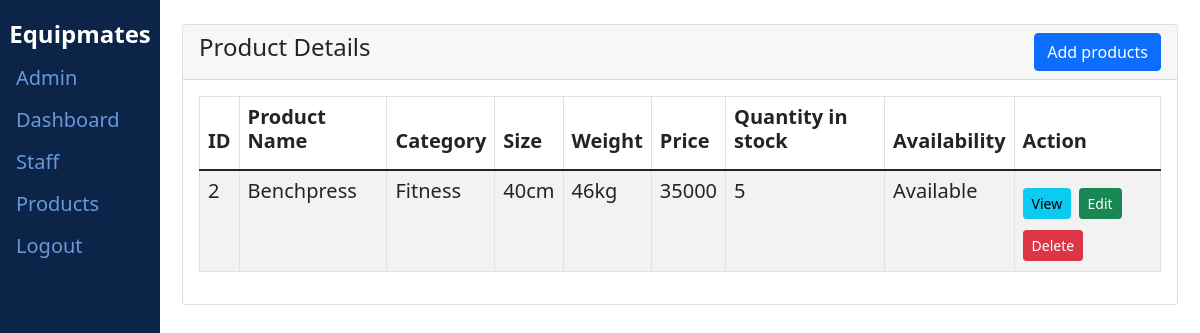
Page /admin/product-page.php on the committed database.
### tables this page shows
CREATE TABLE `product` (
  `id` int(6) NOT NULL,
  `name` varchar(255) NOT NULL,
  `category` varchar(255) NOT NULL,
  `size` varchar(255) NOT NULL,
  `weight` varchar(255) NOT NULL,
  `price` varchar(255) NOT NULL,
  `quantity_in_stock` varchar(255) NOT NULL,
  `availability` varchar(255) NOT NULL
);

### admin/product-page.php (the view, shortened to what this page needs)
<?php
    require 'dbcon.php';
?>
<!doctype html>
<html lang="en">
  <head>
    <link rel="stylesheet" href="sidebar.css">
    <link href="https://cdn.jsdelivr.net/npm/bootstrap@5.1.3/dist/css/bootstrap.min.css" rel="stylesheet">
</head>
<body>
<div class="sidenav">
        <div class="title">
            <h4>Equipmates</h4>
        </div>
        <a href="">Admin</a>
        <a href="">Dashboard</a>
        <a href="staff-page.php">Staff</a>
        <a href="product-page.php">Products</a>
        <a href="#clients">Logout</a>
</div>
<div class="main">
       <div class="container mt-4">
        <div class="row">
            <div class="col-md-12">
                <div class="card">
                    <div class="card-header">
                        <h4>Product Details
                            <a href="product-create.php" class="btn btn-primary float-end">Add products</a>
                        </h4>
                    </div>
                    <div class="card-body">
                        <table class="table table-bordered table-striped">
                            <thead>
                                <tr>
                                    <th><h5><b>ID<h5><b></th>
                                    <th><h5><b>Product Name<h5><b></th>
                                    <th><h5><b>Category<h5><b></th>
                                    <th><h5><b>Size<h5><b></th>
                                    <th><h5><b>Weight<h5><b></th>
                                    <th><h5><b>Price<h5><b></th>
                                    <th><h5><b>Quantity in stock<h5><b></th>
                                    <th><h5><b>Availability<h5><b></th>
                                    <th><h5><b>Action<h5><b></th>
                                </tr>
                            </thead>
                            <tbody>
                                <?php
                                    $query = "SELECT * FROM product";
                                    $query_run = mysqli_query($con, $query);
                                    if(mysqli_num_rows($query_run) > 0)
                                    {
                                        foreach($query_run as $product)
                                        {
                                            ?>
                                            <tr>
                                                <td><h5><?= $product['id']; ?><h5></td>
                                                <td><h5><?= $product['name']; ?><h5></td>
                                                <td><h5><?= $product['category']; ?><h5></td>
                                                <td><h5><?= $product['size']; ?><h5></td>
                                                <td><h5><?= $product['weight']; ?><h5></td>
                                                <td><h5><?= $product['price']; ?><h5></td>
                                                <td><h5><?= $product['quantity_in_stock']; ?><h5></td>
                                                <td><h5><?= $product['availability']; ?><h5></td>
                                                <td>
                                                    <a href="product-view.php?id=<?= $product['id']; ?>" class="btn btn-info btn-sm">View</a>
                                                    <a href="product-edit.php?id=<?= $product['id']; ?>" class="btn btn-success btn-sm">Edit</a>
                                                    <form action="product-code.php" method="POST" class="d-inline">
                                                        <button type="submit" name="delete_product" value="<?=$product['id'];?>" class="btn btn-danger btn-sm">Delete</button>
                                                    </form>
                                                </td>
                                            </tr>
                                            <?php
                                        }
                                    }
                                    else
                                    {
                                        echo "<h5> No Record Found </h5>";
                                    }
                                ?>
                            </tbody>
                        </table>
                    </div>
                </div>
            </div>
        </div>
    </div>
</div>
</body>
</html>

### admin/sidebar.css (style rules this page uses)
body { font-family: "Lato", sans-serif; }
.title { display: flex; align-items: center; justify-content: center; }
.title h4 { color: white; font-weight: bold; }
.sidenav { height: 100%; width: 160px; position: fixed; z-index: 1; top: 0; left: 0; background-color:rgb(11, 36, 71); overflow-x: hidden; padding-top: 20px; }
.sidenav a { padding: 6px 8px 6px 16px; text-decoration: none; font-size: 20px; color: rgb(105, 153, 219); display: block; }
.main { margin-left: 160px; font-size: 28px; padding: 0px 10px; }

### rows in the picture
product: id "2", name "Benchpress", category "Fitness", size "40cm", weight "46kg", price "35000", quantity_in_stock "5", availability "Available"
